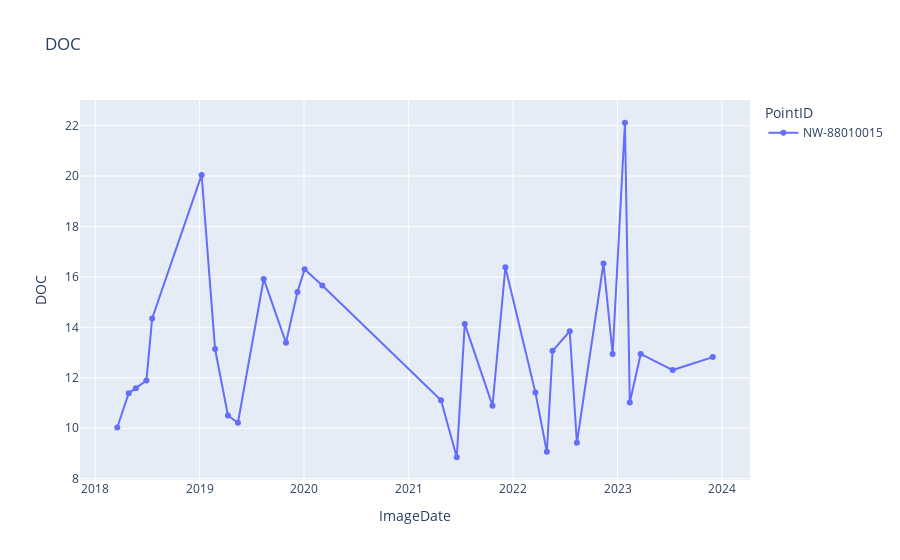

Source (notebook cell):
### Code cell
fig = px.line(res_read1, x="ImageDate", y="DOC", markers=True, color='PointID', title = "DOC")
fig.show()

### Figure 1 — Plotly figure (JSON) as saved in the notebook; plotly's stock layout.template omitted (floating-point values rounded to 4 significant figures)
{"data": [{"hovertemplate": "PointID=NW-88010015<br>ImageDate=%{x}<br>DOC=%{y}<extra></extra>", "legendgroup": "NW-88010015", "line": {"color": "#636efa", "dash": "solid"}, "marker": {"symbol": "circle"}, "mode": "lines+markers", "name": "NW-88010015", "orientation": "v", "showlegend": true, "type": "scatter", "x": ["2018-03-19", "2018-04-28", "2018-05-23", "2018-06-29", "2018-07-19", "2019-01-08", "2019-02-24", "2019-04-10", "2019-05-15", "2019-08-13", "2019-10-30", "2019-12-09", "2020-01-03", "2020-03-05", "2021-04-24", "2021-06-18", "2021-07-16", "2021-10-21", "2021-12-05", "2022-03-20", "2022-04-29", "2022-05-19", "2022-07-18", "2022-08-12", "2022-11-13", "2022-12-15", "2023-01-27", "2023-02-13", "2023-03-23", "2023-07-13", "2023-11-30"], "xaxis": "x", "y": [10.03, 11.39, 11.59, 11.89, 14.36, 20.05, 13.14, 10.5, 10.21, 15.92, 13.39, 15.4, 16.3, 15.66, 11.11, 8.847, 14.14, 10.89, 16.38, 11.41, 9.066, 13.07, 13.84, 9.42, 16.53, 12.95, 22.11, 11.02, 12.95, 12.31, 12.82], "yaxis": "y"}], "layout": {"autosize": true, "legend": {"title": {"text": "PointID"}, "tracegroupgap": 0}, "title": {"text": "DOC"}, "xaxis": {"anchor": "y", "autorange": true, "domain": [0, 1], "range": ["2017-11-19 06:27:34.5327", "2024-03-28 17:32:25.4673"], "title": {"text": "ImageDate"}, "type": "date"}, "yaxis": {"anchor": "x", "autorange": true, "domain": [0, 1], "range": [7.753, 23.21], "title": {"text": "DOC"}, "type": "linear"}}}
